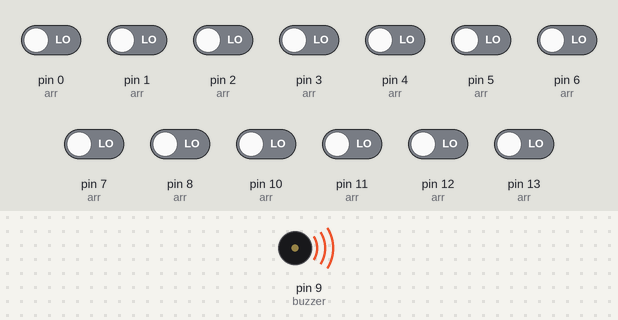
Bench run of a sketch on a simulated Arduino Uno, built with avr-gcc and run on an emulated ATmega328P. On the bench: buzzer (waves = sounding). The test bench sets the inputs (shaded band); at power-on: pin 0 (arr), pin 1 (arr), pin 2 (arr), pin 3 (arr), pin 4 (arr), pin 5 (arr), pin 6 (arr), pin 7 (arr), pin 8 (arr), pin 10 (arr), pin 11 (arr), pin 12 (arr), pin 13 (arr) LOW.

Above: at 0.1 s.
Timing chart, 0 to 1.6 s (numbered marks = the images above):
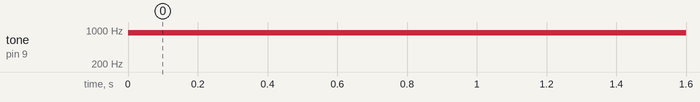

Measured:
- by itself, tone on pin 9 (buzzer): silent → 880 Hz at 0.00 s

The sketch:

costum_music.ino
```cpp
const int buzzer = 9;

//*****************************************
#define NOTE_C4  262   //Defining note frequency
#define NOTE_D4  294
#define NOTE_E4  330
#define NOTE_F4  349
#define NOTE_G4  392
#define NOTE_A4  440
#define NOTE_B4  494
#define NOTE_C5  523
#define NOTE_D5  587
#define NOTE_E5  659
#define NOTE_F5  698
#define NOTE_G5  784
#define NOTE_A5  880
#define NOTE_B5  988
//*****************************************

int i = 0, wait = 15;;
int arr[13][13] = {
                 {0, 1, 2, 3, 4, 5, 6, 7, 8, 10, 11, 12, 13},
                 {NOTE_C4, NOTE_D4, NOTE_E4, NOTE_F4, NOTE_G4, NOTE_A4, NOTE_B4, NOTE_C5, NOTE_D5, NOTE_E5,NOTE_F5, NOTE_G5, NOTE_A5}};
void setup() {

  for(i = 0; i < 13; i++)
  {
    pinMode(arr[0][i],INPUT);
  }
}

void loop() {

  for(i = 0; i < 13; i++)
  {
    if(digitalRead(arr[0][i]) == LOW)
    {
      tone(buzzer,arr[1][i],wait);
    }
  }

}
```
